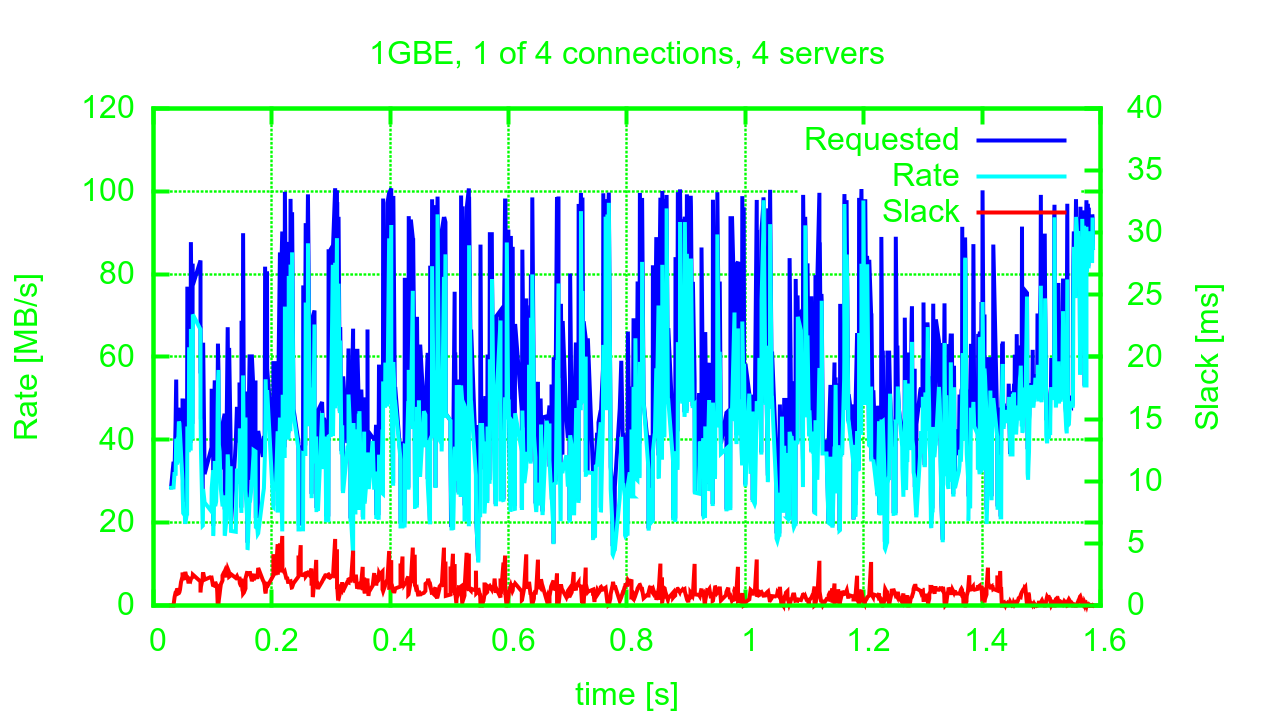

This figure's gnuplot source:
set terminal pngcairo transparent linewidth 4 font ",24" size 1280, 720
set style data lines
set grid lc rgbcolor "green"
set title "1GBE, 1 of 4 connections, 4 servers" textcolor rgbcolor "green"
set xtics textcolor rgbcolor "green"
set ytics textcolor rgbcolor "green"
set y2tics textcolor rgbcolor "green"
set xlabel textcolor rgbcolor "green"
set ylabel textcolor rgbcolor "green"
set y2label textcolor rgbcolor "green"
set yrange [0:120]
set y2range [0:40]
set key textcolor rgbcolor "green"
set border 31 lc rgbcolor "green"
#set style line 1 lc rgbcolor "red"
#set style line 2 lc rgbcolor "cyan"
#set style line 3 lc rgbcolor "blue"
set xlabel "time [s]"
set ylabel "Rate [MB/s]"
set y2label "Slack [ms]"
plot \
 "30c3/gbe-4.1.tmg" using 1:4 title "Requested" lc rgbcolor "blue",\
 "30c3/gbe-4.1.tmg" using 1:5 title "Rate" lc rgbcolor "cyan",\
 "30c3/gbe-4.1.tmg" using 1:3 axis x1y2 title "Slack" lc rgbcolor "red"
